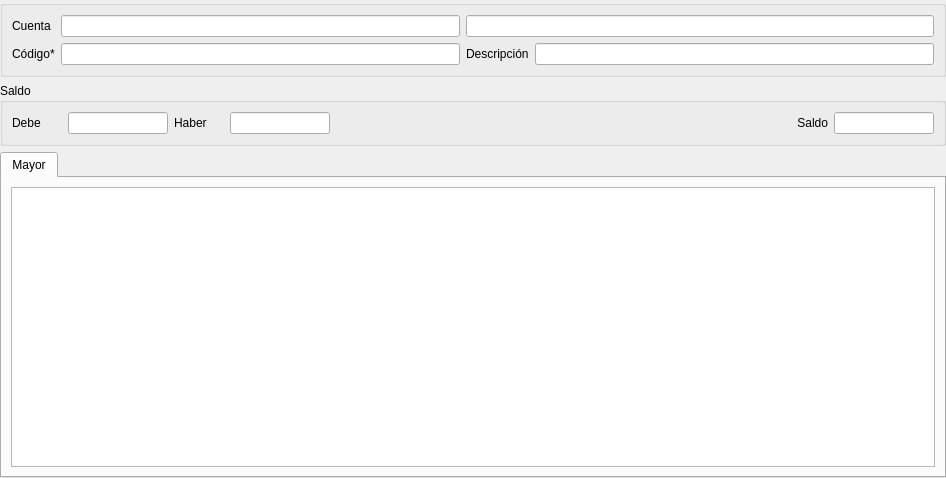
<?xml version="1.0" encoding="UTF-8"?>
<ui version="4.0">
 <class>Form</class>
 <widget class="QWidget" name="Form">
  <property name="geometry">
   <rect>
    <x>0</x>
    <y>0</y>
    <width>946</width>
    <height>478</height>
   </rect>
  </property>
  <property name="windowTitle">
   <string>Form</string>
  </property>
  <layout class="QVBoxLayout" name="verticalLayout_3">
   <property name="leftMargin">
    <number>0</number>
   </property>
   <property name="topMargin">
    <number>0</number>
   </property>
   <property name="rightMargin">
    <number>0</number>
   </property>
   <property name="bottomMargin">
    <number>0</number>
   </property>
   <item>
    <widget class="QGroupBox" name="groupBox">
     <property name="title">
      <string/>
     </property>
     <layout class="QGridLayout" name="gridLayout">
      <item row="0" column="0">
       <widget class="QLabel" name="label_3">
        <property name="text">
         <string>Cuenta</string>
        </property>
        <property name="buddy">
         <cstring>db_codcuenta</cstring>
        </property>
       </widget>
      </item>
      <item row="0" column="1">
       <widget class="DBLineEdit" name="db_codcuenta">
        <property name="fieldName">
         <string>co_cuentas.father.codcuenta</string>
        </property>
        <property name="automaticWidthBasedOnFieldMaxLength">
         <bool>true</bool>
        </property>
       </widget>
      </item>
      <item row="0" column="2" colspan="2">
       <widget class="DBLineEdit" name="db_descripcioncuenta">
        <property name="fieldName">
         <string>co_cuentas.father.descripcion</string>
        </property>
       </widget>
      </item>
      <item row="1" column="0">
       <widget class="QLabel" name="label">
        <property name="text">
         <string>Código*</string>
        </property>
        <property name="buddy">
         <cstring>db_codsubcuenta</cstring>
        </property>
       </widget>
      </item>
      <item row="1" column="1">
       <widget class="DBLineEdit" name="db_codsubcuenta">
        <property name="fieldName">
         <string>codsubcuenta</string>
        </property>
        <property name="dataEditable">
         <bool>true</bool>
        </property>
        <property name="replacePointWithCharacter">
         <bool>true</bool>
        </property>
        <property name="automaticWidthBasedOnFieldMaxLength">
         <bool>true</bool>
        </property>
       </widget>
      </item>
      <item row="1" column="2">
       <widget class="QLabel" name="label_2">
        <property name="text">
         <string>Descripción</string>
        </property>
        <property name="buddy">
         <cstring>db_descripcion</cstring>
        </property>
       </widget>
      </item>
      <item row="1" column="3">
       <widget class="DBLineEdit" name="db_descripcion">
        <property name="fieldName">
         <string>descripcion</string>
        </property>
        <property name="dataEditable">
         <bool>true</bool>
        </property>
       </widget>
      </item>
     </layout>
    </widget>
   </item>
   <item>
    <widget class="QGroupBox" name="groupBox_4">
     <property name="title">
      <string>Saldo</string>
     </property>
     <layout class="QHBoxLayout" name="horizontalLayout_2">
      <item>
       <widget class="QLabel" name="label_4">
        <property name="maximumSize">
         <size>
          <width>50</width>
          <height>16777215</height>
         </size>
        </property>
        <property name="text">
         <string>Debe</string>
        </property>
        <property name="buddy">
         <cstring>db_debe</cstring>
        </property>
       </widget>
      </item>
      <item>
       <widget class="DBNumberEdit" name="db_debe">
        <property name="minimumSize">
         <size>
          <width>0</width>
          <height>0</height>
         </size>
        </property>
        <property name="maximumSize">
         <size>
          <width>100</width>
          <height>16777215</height>
         </size>
        </property>
        <property name="fieldName">
         <string>debe</string>
        </property>
       </widget>
      </item>
      <item>
       <widget class="QLabel" name="label_5">
        <property name="maximumSize">
         <size>
          <width>50</width>
          <height>16777215</height>
         </size>
        </property>
        <property name="text">
         <string>Haber</string>
        </property>
        <property name="buddy">
         <cstring>db_haber</cstring>
        </property>
       </widget>
      </item>
      <item>
       <widget class="DBNumberEdit" name="db_haber">
        <property name="minimumSize">
         <size>
          <width>0</width>
          <height>0</height>
         </size>
        </property>
        <property name="maximumSize">
         <size>
          <width>100</width>
          <height>16777215</height>
         </size>
        </property>
        <property name="fieldName">
         <string>haber</string>
        </property>
       </widget>
      </item>
      <item>
       <widget class="QLabel" name="label_6">
        <property name="layoutDirection">
         <enum>Qt::LeftToRight</enum>
        </property>
        <property name="text">
         <string>Saldo</string>
        </property>
        <property name="alignment">
         <set>Qt::AlignRight|Qt::AlignTrailing|Qt::AlignVCenter</set>
        </property>
        <property name="buddy">
         <cstring>db_saldo</cstring>
        </property>
       </widget>
      </item>
      <item>
       <widget class="DBNumberEdit" name="db_saldo">
        <property name="minimumSize">
         <size>
          <width>0</width>
          <height>0</height>
         </size>
        </property>
        <property name="maximumSize">
         <size>
          <width>100</width>
          <height>16777215</height>
         </size>
        </property>
        <property name="fieldName">
         <string>saldo</string>
        </property>
       </widget>
      </item>
     </layout>
    </widget>
   </item>
   <item>
    <widget class="QTabWidget" name="tabWidget">
     <property name="focusPolicy">
      <enum>Qt::NoFocus</enum>
     </property>
     <property name="currentIndex">
      <number>0</number>
     </property>
     <widget class="QWidget" name="tab">
      <attribute name="title">
       <string>Mayor</string>
      </attribute>
      <layout class="QVBoxLayout" name="verticalLayout">
       <item>
        <widget class="DBTableView" name="co_partidas">
         <property name="internalData">
          <bool>true</bool>
         </property>
         <property name="relationName">
          <string>co_partidas</string>
         </property>
         <property name="visibleColumns">
          <string>co_asientos.father.numero;co_asientos.father.fecha;concepto;debe;haber;saldo;incrementalSum(saldo);enlaceADocumento</string>
         </property>
         <property name="linkColumns">
          <string>co_asientos.father.numero;enlaceADocumento</string>
         </property>
        </widget>
       </item>
      </layout>
     </widget>
    </widget>
   </item>
  </layout>
  <zorder>groupBox_4</zorder>
  <zorder>groupBox</zorder>
  <zorder>tabWidget</zorder>
 </widget>
 <customwidgets>
  <customwidget>
   <class>DBLineEdit</class>
   <extends>QLineEdit</extends>
   <header>widgets/dblineedit.h</header>
  </customwidget>
  <customwidget>
   <class>DBNumberEdit</class>
   <extends>QLineEdit</extends>
   <header>widgets/dbnumberedit.h</header>
  </customwidget>
  <customwidget>
   <class>DBTableView</class>
   <extends>QTableView</extends>
   <header>widgets/dbtableview.h</header>
  </customwidget>
 </customwidgets>
 <tabstops>
  <tabstop>db_codcuenta</tabstop>
  <tabstop>db_descripcioncuenta</tabstop>
  <tabstop>db_codsubcuenta</tabstop>
  <tabstop>db_descripcion</tabstop>
  <tabstop>db_debe</tabstop>
  <tabstop>db_haber</tabstop>
  <tabstop>db_saldo</tabstop>
  <tabstop>tabWidget</tabstop>
  <tabstop>co_partidas</tabstop>
 </tabstops>
 <resources/>
 <connections/>
</ui>
